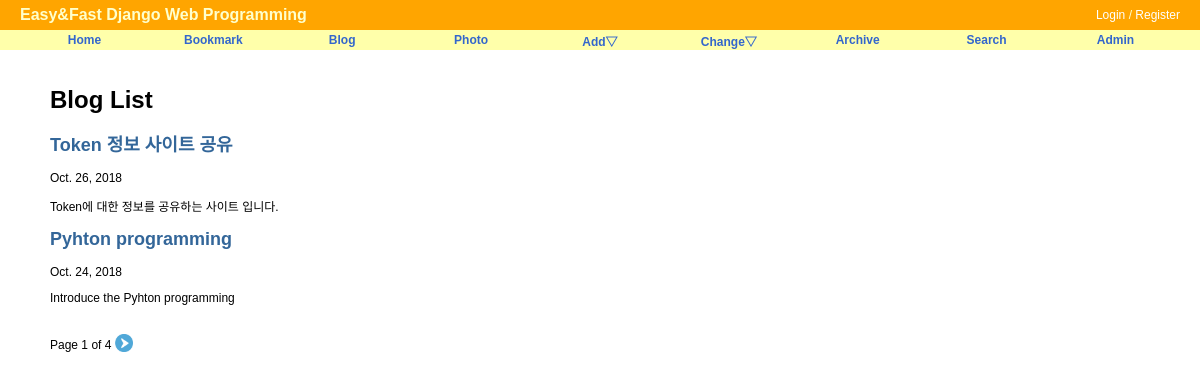
/blog/, run on an earlier commit of the app's database.
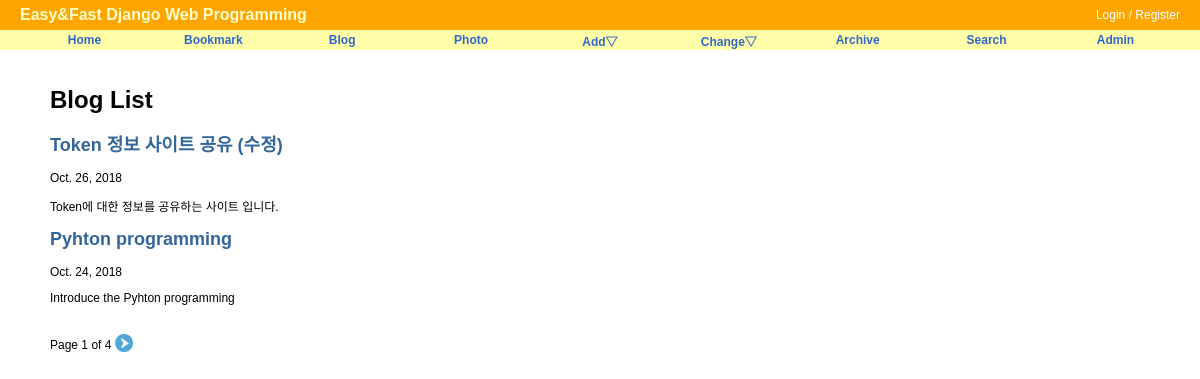
And on a later commit of the database.
### blog/models.py (models this page shows, shortened)
class Post(models.Model):
    title       = models.CharField('TITLE', max_length=50)
    slug        = models.SlugField('SLUG', unique=True, allow_unicode=True, help_text='one word for title alias.')
    description = models.CharField('DESCRIPTION', max_length=100, blank=True, null=True, help_text='simple descripton text.')
    content     = models.TextField('CONTENT')
    create_date = models.DateTimeField('Create Date', auto_now_add=True)
    modify_date = models.DateTimeField('Modify Date', auto_now=True)
    owner = models.ForeignKey(User, null=True, on_delete=models.CASCADE)
    class Meta:
        verbose_name = 'post'
        verbose_name_plural = 'posts'
        db_table = 'blog_posts'
        ordering = ('-modify_date',)
    def get_absolute_url(self):
        return reverse('blog:post_detail', args=(self.slug,))

### blog/views.py (the view)
# urls.py: path('', PostLV.as_view(), name='index'),
class PostLV(ListView):
    model = Post
    template_name = "blog/post_all.html" # psot_list.html
    context_object_name = "posts" # object_list
    paginate_by = 2

### blog/templates/blog/post_all.html (shortened to what this page needs)
{% extends "base.html" %}
{% load staticfiles %}
{% block content %}
<div id="content">
    <h1>Blog List</h1>
    {% for post in posts %}
        <h2><a href="{{ post.get_absolute_url }}">{{ post.title }}</a></h2>
        {{ post.modify_date|date:"N d, Y"}}
        <p>{{ post.description }}</p>
    {% endfor %}
    <br/>
    <div style="position:relative;height: 20px;">
        Page {{ page_obj.number }} of {{ page_obj.paginator.num_pages }}
        {% if page_obj.has_next %}
            <a href="?page={{ page_obj.next_page_number }}">
                    <img src="{% static 'img/right.png' %}" style="position:relative;top:3px;width:18px; height:18px;"/></a>
        {% endif %}
    </div>
</div>
{% endblock %}

What changed in the data, as far as the page shows it:
changed Post "Token에 대한 정보를 공유하는 사이트 입니다.": title "Token 정보 사이트 공유" → "Token 정보 사이트 공유 (수정)"
